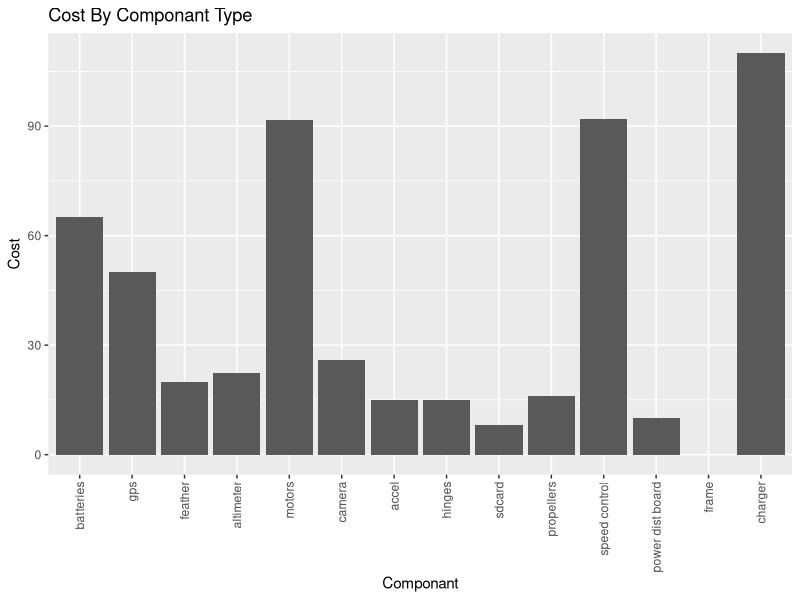
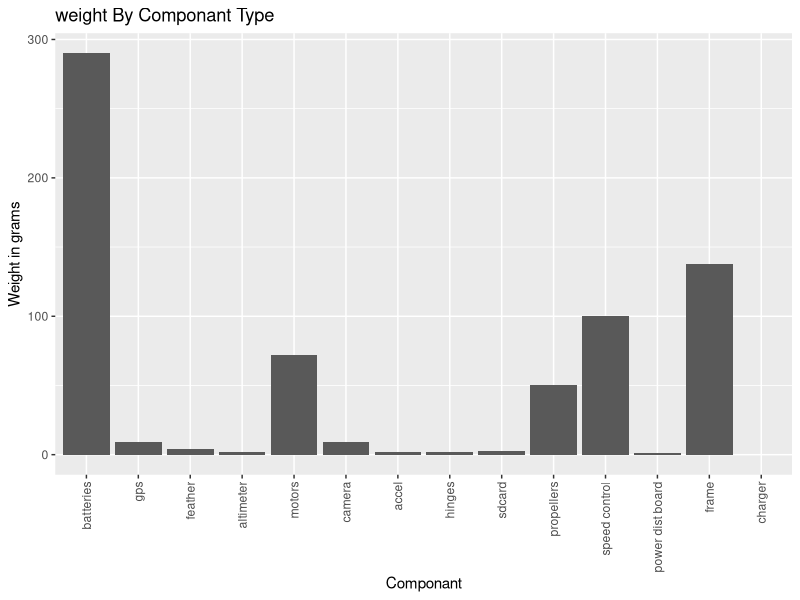
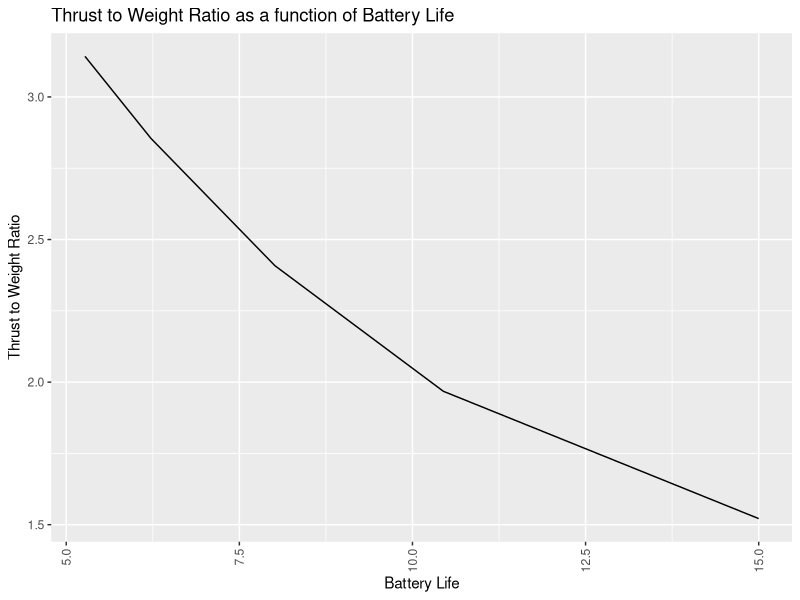

These figures' R source, in order:
## ---- chunk 1
library(reshape2)
library(dplyr)
## ---- chunk 2
abs_dens<-1.04#g/cc
inchconv<-2.54#inch to cm conversion factor 
#these are the dimensions of the top and bottom plates
length<-4.5*inchconv
width<-4.5*inchconv
height<-(2/16)*inchconv
#these are the dimension of the arms
lengtha<-6*inchconv
widtha<-1*inchconv

cutout<-0#2*2*(1/8)*inchconv*abs_dens*2

heighta<-(2/16)*inchconv
volumea<-(lengtha*widtha*heighta)#/.01/1000
volume<-(length*width*height)#/.01/1000
frame_mass<-2*abs_dens*volume+4*abs_dens*volumea-cutout
frame_mass

## ---- chunk 3

qbudget<-data.frame(cbind(
#batteries<-c(bweight<-580,bcost<-149,1),     #two batteries at 140g cost $39.90 
batteries<-c(bweight<-290,bcost<-65.00*1,1),#c(bweight<-266*1,bcost<-65.00*1,1),     #two batteries at 140g cost $39.90 each
gps<-c(gwt<-9.1,gcst<-49.99,1),
feather<-c(mwt<-4.2,mcst<-19.95,1),
altimeter<-c(altwt<-1.7,altcst<-22.49,1),
#motors<-c(mtwt<-80*4,mtcst<-67.89*4,4),
motors<-c(mtwt<-18*4,mtcst<-22.89*4,4),
camera<-c(camwt<-9.1,camcst<-25.99,1),
accel<-c(acwt<-1.7,accst<-14.95,1),sdcard<-c(2,14.95,1),
hinges<-c(hngwt<-4*.7,hngcst<-4*2,4),
prop<-c(12.5*4,15.99,4),speed<-c(4*25,22.99*4,4),
pdb<-c(1,10.00,1),frame<-c(frame_mass,0,4),battchar<-c(0,109.95,1)))
wt_cst<-data.frame(rowSums(qbudget))
qbudget<-cbind(unit<-data.frame(c("weight","cost","quantity")),qbudget)
names(qbudget)<-c("unit","batteries","gps","feather","altimeter","motors","camera","accel","hinges","sdcard","propellers","speed control","power dist board","frame","charger")
qbudget
## ---- chunk 4

totalwt<-wt_cst[1,1]
row.names(wt_cst)<-c("Total Weight (g)","Total Cost ($)","Number of Componants")
wt_cst
## ---- chunk 5


r=3
framewidth=4.5
hf<-sqrt(4*r^2-framewidth^2)#heightformula
hf

maxhieght<-hf #with 4.5 width

motorwithprop<-18.5+14.5
motorheight<-motorwithprop/25

batteryheight<-40
height.of.unit<-(motorwithprop+batteryheight)/25.4
maxhieght-height.of.unit
num_motor<-4
total_motor_thrust<-num_motor*c(259,335,410,486,535)
thrust_to_weight<-total_motor_thrust/totalwt
amps.per.motor<-c(3.9,5.6,7.3,9.4,11.1)
watts.per.motor<-c(43,62,81,104,123)
percentage.per.motor<-c(50,60,75,85,100)
mot<-cbind(total_motor_thrust,amps.per.motor,watts.per.motor,percentage.per.motor,thrust_to_weight)
battlife<-60*.75*5200/((amps.per.motor*4*1000))#battery life in minutes #60*6/(amps.per.motor*4)
#battlife<-5200/((amps.per.motor*4*1000)*.75) #60*6/(amps.per.motor*4)

battlife2<-60*12/(amps.per.motor*4)
battlives<-data.frame(cbind(battlife,battlife2,mot))
battlives

mudget<-melt(qbudget,id.vars = "unit")
names(mudget)<-c("unit","componant","value")
costs<-as.numeric(filter(mudget,unit=="cost")$value)

room_brunos<-100
nights_stay<-3
num_rooms<-1

planetx<-600
people<-3
quads<-3
total_budget<-sum(costs)*quads+planetx*people+nights_stay*num_rooms*room_brunos
total_budget
munget<-filter(mudget,unit=="cost")
mungwht<-filter(mudget,unit=="weight")

library(ggplot2)
ggplot(munget,aes(x = componant, y = value)) + geom_bar(stat="identity") +
xlab("Componant") + ylab("Cost") + labs(title = "Cost By Componant Type") + theme(axis.text.x=element_text(angle=90,hjust=1,vjust=0.5))



ggplot(mungwht,aes(x = componant, y = value)) + geom_bar(stat="identity") +
xlab("Componant") + ylab("Weight in grams") + labs(title = "weight By Componant Type") + theme(axis.text.x=element_text(angle=90,hjust=1,vjust=0.5))



ggplot(battlives,aes(x = battlife, y = thrust_to_weight)) + geom_line(stat="identity") +
xlab("Battery Life") + ylab("Thrust to Weight Ratio") + labs(title = "Thrust to Weight Ratio as a function of Battery Life") + theme(axis.text.x=element_text(angle=90,hjust=1,vjust=0.5))


